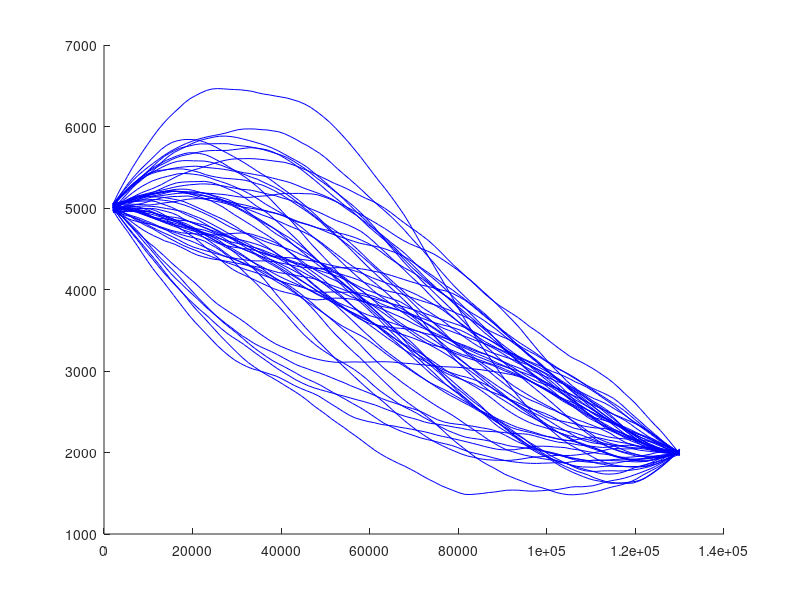
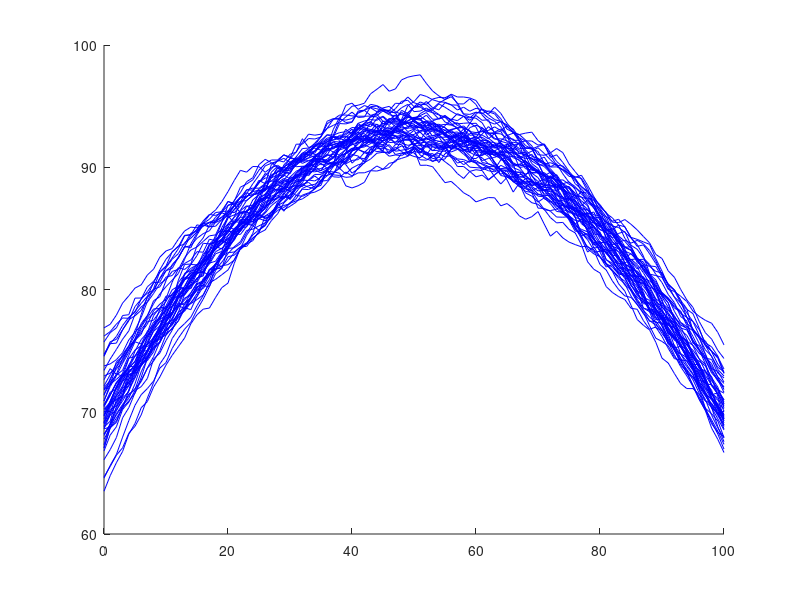
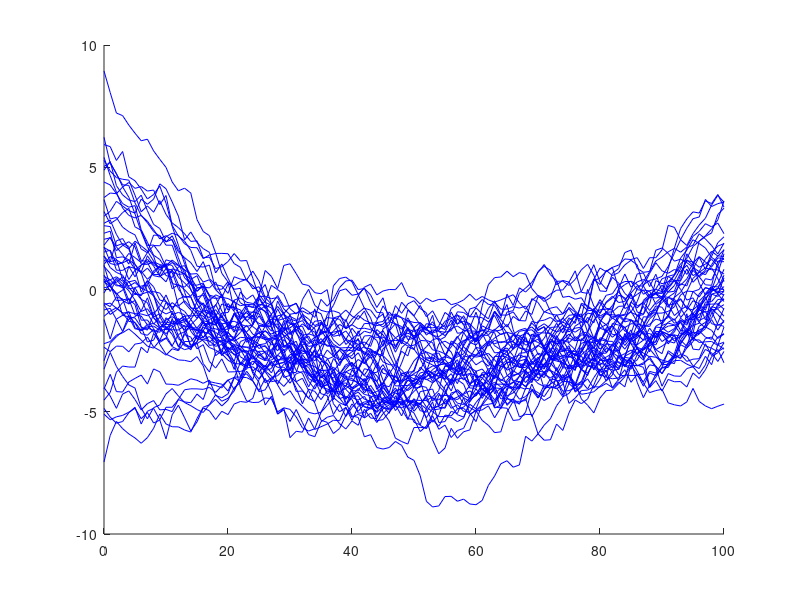

Source code (MATLAB) for these figures, in order:


% This code generates trajectories (CML trajectories) with a given destination 

clear all
close all
clc

%--------------------

N = 100;

T = 15;

F = [1 T 0 0;...
     0 1 0 0;...
     0 0 1 T;...
     0 0 0 1];
 

 q = 0.01;

Q = [q*T^3/3 q*T^2/2 0 0;...
    q*T^2/2 q*T 0 0;...
    0 0 q*T^3/3 q*T^2/2;...
    0 0 q*T^2/2 q*T];

  
  D = chol(Q,'lower');
  

  %======================================
   
  X0_m_m = [2000;70;5000;0];
 
X0_Cov_m = [1000 40 0 0;
            40 10 0 0;
            0 0 1000 40;
            0 0 40 10];


XN_m_m = [130000;70;2000;0];

XN_Cov_m = [1000 40 0 0;
            40 10 0 0;
            0 0 1000 40;
            0 0 40 10];
        
C_N0 = [800 20 0 0;
        20 7 0 0;
        0 0 800 20;
        0 0 20 7];
  
  
  
  iteration = 50;
  
  Xr = zeros(4,N+1);

      
  for iter=1:iteration
      
%       iter
     
      
      Dxn = chol(X0_Cov_m,'lower');

      Xr(:,1) = X0_m_m + Dxn*randn(4,1);
      
      
      Cn = XN_Cov_m - C_N0/X0_Cov_m*C_N0';
     Dxn = chol(Cn,'lower');

      Xr(:,N+1) = XN_m_m + C_N0*X0_Cov_m\(Xr(:,1) - X0_m_m) + Dxn*randn(4,1);
          
      %----------
          
      for k=1:N-1
          
              
          %----------CN|k
          
          CNk = zeros(4,4);
          
          for ii=0:N-k-1
              
              CNk = CNk + F^ii*Q*(F^ii)';
              
          end
          
        %.....
        Gk = Q - Q*F^(N-k)'/(CNk + F^(N-k)*Q*F^(N-k)')*F^(N-k)*Q;
        DG = chol(Gk,'lower');
        
        Gk_N = Gk*F^(N-k)'/(CNk);
        Gk_km1 = F - Gk_N*F^(N-k+1);
 
           %==============================
          
          Xr(:,k+1) = Gk_km1*Xr(:,k) + Gk_N*Xr(:,N+1) + DG*randn(4,1);
          
       %--------------------

      end
      

  
figure(1)
hold on
plot(Xr(1,:),Xr(3,:),'b')
grid


kk=0:1:100;

figure(2)
hold on
plot(kk,Xr(2,:),'b')
grid

figure(3)
hold on
plot(kk,Xr(4,:),'b')
grid


  end  
      

  
  
  
  